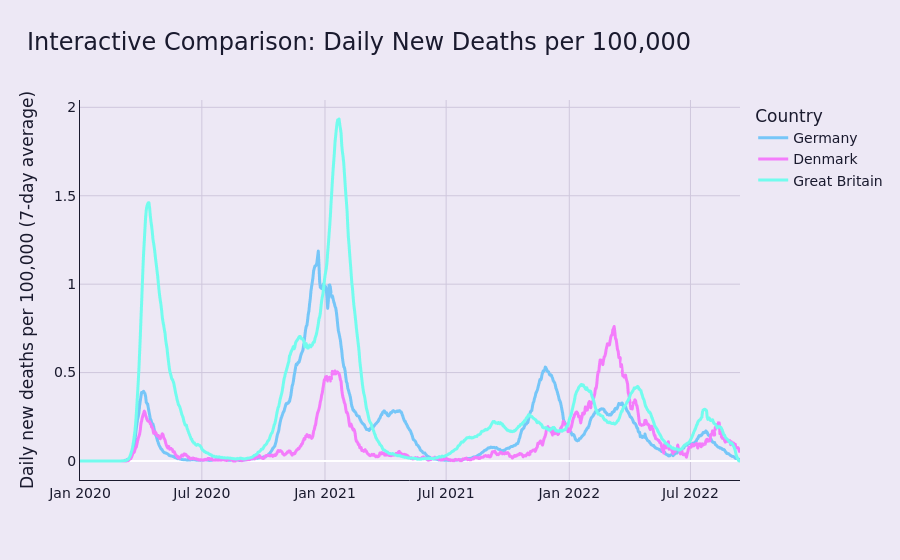

The cell this chart's notebook holds for it:
### Markdown cell above
## Interactive comparison: daily new deaths per 100,000 over time

This interactive chart supports comparison of the **7-day average of daily new COVID-19 deaths per 100,000 inhabitants** across Denmark, Germany, and Great Britain.

It allows the user to:

- zoom into specific periods,
- toggle countries on and off,
- and inspect exact values by hovering.

This is useful for exploring the timing, duration, and relative size of mortality waves across the three countries.

### Code cell
# Prepare plotted data for interactive figure
interactive_deaths_df = epi_compare[
    ["date", "location_key", "country", "new_deceased_per_100k_7d"]
].copy()

# Save plotted data as CSV
save_plot_data(
    interactive_deaths_df,
    "interactive_daily_new_deaths_per_100k_7day_avg.csv"
)

# Create interactive figure
fig = px.line(
    interactive_deaths_df,
    x="date",
    y="new_deceased_per_100k_7d",
    color="country",
    color_discrete_map={
        "Denmark": DENMARK,
        "Germany": GERMANY,
        "Great Britain": UK,
    },
    title="Interactive Comparison: Daily New Deaths per 100,000",
)

fig.update_traces(
    line=dict(width=3),
    hovertemplate=(
        "<b>%{fullData.name}</b><br>"
        "Date: %{x|%Y-%m-%d}<br>"
        "Daily new deaths per 100,000 (7-day avg): %{y:.3f}<extra></extra>"
    )
)

fig.update_layout(
    paper_bgcolor=BG,
    plot_bgcolor=BG,
    font=dict(
        family="Aptos, DejaVu Sans, Arial, sans-serif",
        color=TEXT,
        size=14
    ),
    title=dict(
        text="Interactive Comparison: Daily New Deaths per 100,000",
        font=dict(size=24, color=TEXT),
        x=0.03,
        xanchor="left"
    ),
    xaxis_title="",
    yaxis_title="Daily new deaths per 100,000 (7-day average)",
    legend_title="Country",
    hovermode="x unified"
)

fig.update_xaxes(showgrid=True, gridcolor=GRID, linecolor=TEXT, tickcolor=TEXT)
fig.update_yaxes(showgrid=True, gridcolor=GRID, linecolor=TEXT, tickcolor=TEXT)


fig.show()

### Figure 1 — Plotly figure (JSON) as saved in the notebook; plotly's stock layout.template omitted (floating-point values rounded to 4 significant figures; data arrays with more than 128 entries replaced by an {"elided": "..."} marker saying what was removed)
{"data": [{"hovertemplate": "<b>%{fullData.name}</b><br>Date: %{x|%Y-%m-%d}<br>Daily new deaths per 100,000 (7-day avg): %{y:.3f}<extra></extra>", "legendgroup": "Germany", "line": {"color": "#76C6F8", "dash": "solid", "width": 3}, "marker": {"symbol": "circle"}, "mode": "lines", "name": "Germany", "showlegend": true, "type": "scattergl", "x": {"elided": "987 str values"}, "xaxis": "x", "y": {"elided": "987 float values"}, "yaxis": "y"}, {"hovertemplate": "<b>%{fullData.name}</b><br>Date: %{x|%Y-%m-%d}<br>Daily new deaths per 100,000 (7-day avg): %{y:.3f}<extra></extra>", "legendgroup": "Denmark", "line": {"color": "#F47CFB", "dash": "solid", "width": 3}, "marker": {"symbol": "circle"}, "mode": "lines", "name": "Denmark", "showlegend": true, "type": "scattergl", "x": {"elided": "987 str values"}, "xaxis": "x", "y": {"elided": "987 float values"}, "yaxis": "y"}, {"hovertemplate": "<b>%{fullData.name}</b><br>Date: %{x|%Y-%m-%d}<br>Daily new deaths per 100,000 (7-day avg): %{y:.3f}<extra></extra>", "legendgroup": "Great Britain", "line": {"color": "#72FCEE", "dash": "solid", "width": 3}, "marker": {"symbol": "circle"}, "mode": "lines", "name": "Great Britain", "showlegend": true, "type": "scattergl", "x": {"elided": "987 str values"}, "xaxis": "x", "y": {"elided": "987 float values"}, "yaxis": "y"}], "layout": {"font": {"color": "#1A1A2E", "family": "Aptos, DejaVu Sans, Arial, sans-serif", "size": 14}, "hovermode": "x unified", "legend": {"title": {"text": "Country"}, "tracegroupgap": 0}, "paper_bgcolor": "#EDE8F5", "plot_bgcolor": "#EDE8F5", "title": {"font": {"color": "#1A1A2E", "size": 24}, "text": "Interactive Comparison: Daily New Deaths per 100,000", "x": 0.03, "xanchor": "left"}, "xaxis": {"anchor": "y", "domain": [0, 1], "gridcolor": "#CFC7DD", "linecolor": "#1A1A2E", "showgrid": true, "tickcolor": "#1A1A2E", "title": {"text": ""}}, "yaxis": {"anchor": "x", "domain": [0, 1], "gridcolor": "#CFC7DD", "linecolor": "#1A1A2E", "showgrid": true, "tickcolor": "#1A1A2E", "title": {"text": "Daily new deaths per 100,000 (7-day average)"}}}}
